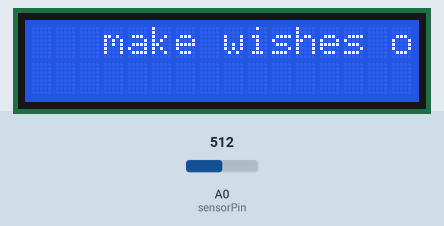
Recording of a sketch running on a simulated Arduino Uno, built with avr-gcc and run on an emulated ATmega328P. On the bench: 16×2 character LCD. The test bench sets the inputs (shaded band); at power-on: A0 (sensorPin) = 512.

Above: at 0.1 s.
At 1.2 s:
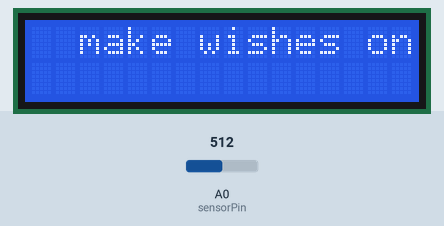
1.3 s: A0 (sensorPin) set to 107
3.0 s: A0 (sensorPin) set to 91
At 3.6 s:
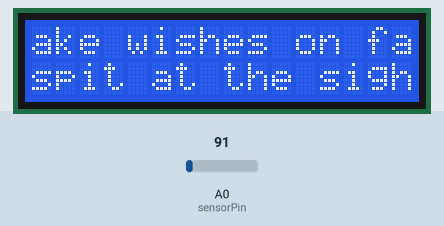
Timing chart, 0 to 6.0 s (numbered marks = the images above; inputs shaded):
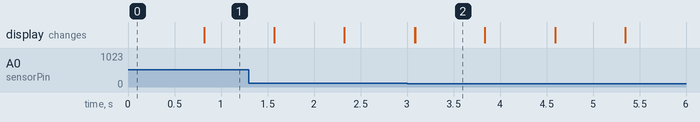

The sketch:

midterm.ino.ino.ino
```cpp
//source: https://ictronic.wordpress.com/2016/07/02/interfacing-16x2-lcd-with-arduino-without-potentiometer/

#include <LiquidCrystal.h>

// initialize the library with the numbers of the interface pins

LiquidCrystal lcd(0, 1, 8, 9, 10, 11); /// REGISTER SELECT PIN,ENABLE PIN,D4 PIN,D5 PIN, D6 PIN, D7 PIN

const int sensorPin = A0;

void setup()

{

// set up the LCD’s number of columns and rows:

lcd.begin(16, 2);

}


void loop()

{

// set the cursor to column 0, line 1
  int sensorVal = analogRead(sensorPin);

  if(sensorVal >= 100) {
lcd.print("   make wishes on fallen eyelashes");//print name
  } else {
lcd.setCursor(0, 1); // set the cursor to column 0, line 2

lcd.print("and spit at the sight of black cats"); //print name
  }
delay(750);//delay of 0.75sec

lcd.scrollDisplayLeft();//shifting data on LCD

lcd.setCursor(0, 0);// set the cursor to column 0, line1

}
```

Measured:
- the behaviour switches between 100 and 99 on A0 (sensorPin) (found by bisection; images 1 and 2)
- after the input at 3.0 s, the display: first differs from a run without the input after 0.09 s (image 2)
- what the display in image 2 shows lasts 0.7 s, from 3.1 s to 3.8 s
